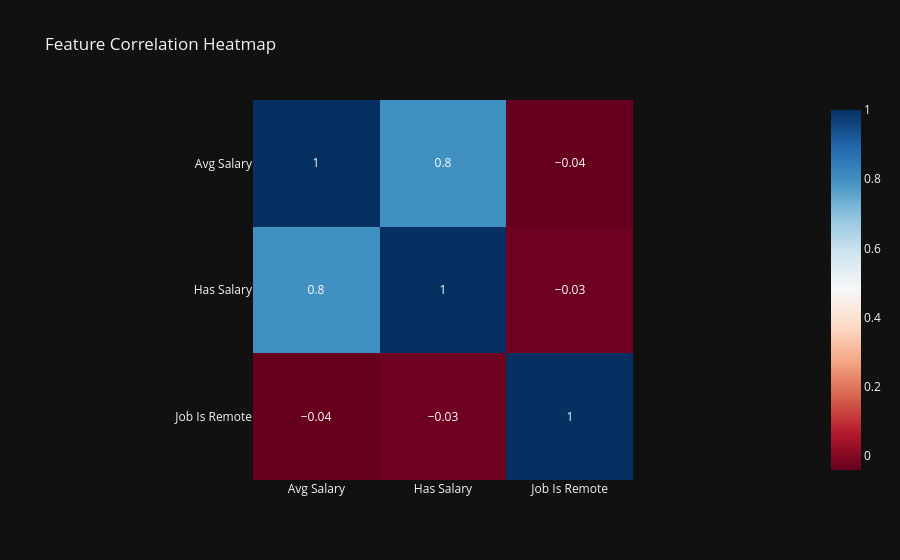

Notebook code for this chart:
### Code cell
# Correlation Heatmap
fig = px.imshow(df[["Avg Salary", "Has Salary", "Job Is Remote"]].corr().round(2),
                text_auto=True, color_continuous_scale="RdBu",
                title="Feature Correlation Heatmap", template="plotly_dark")
fig.write_image("charts/07_correlation_heatmap.png")
fig.show()

### Figure 1 — Plotly figure (JSON) as saved in the notebook; plotly's stock layout.template omitted (floating-point values rounded to 4 significant figures)
{"data": [{"coloraxis": "coloraxis", "hovertemplate": "x: %{x}<br>y: %{y}<br>color: %{z}<extra></extra>", "name": "0", "texttemplate": "%{z}", "type": "heatmap", "x": ["Avg Salary", "Has Salary", "Job Is Remote"], "xaxis": "x", "y": ["Avg Salary", "Has Salary", "Job Is Remote"], "yaxis": "y", "z": [[1.0, 0.8, -0.04], [0.8, 1.0, -0.03], [-0.04, -0.03, 1.0]]}], "layout": {"coloraxis": {"colorscale": [[0, "rgb(103,0,31)"], [0.1, "rgb(178,24,43)"], [0.2, "rgb(214,96,77)"], [0.3, "rgb(244,165,130)"], [0.4, "rgb(253,219,199)"], [0.5, "rgb(247,247,247)"], [0.6, "rgb(209,229,240)"], [0.7, "rgb(146,197,222)"], [0.8, "rgb(67,147,195)"], [0.9, "rgb(33,102,172)"], [1, "rgb(5,48,97)"]]}, "title": {"text": "Feature Correlation Heatmap"}, "xaxis": {"anchor": "y", "constrain": "domain", "domain": [0, 1], "scaleanchor": "y"}, "yaxis": {"anchor": "x", "autorange": "reversed", "constrain": "domain", "domain": [0, 1]}}}
